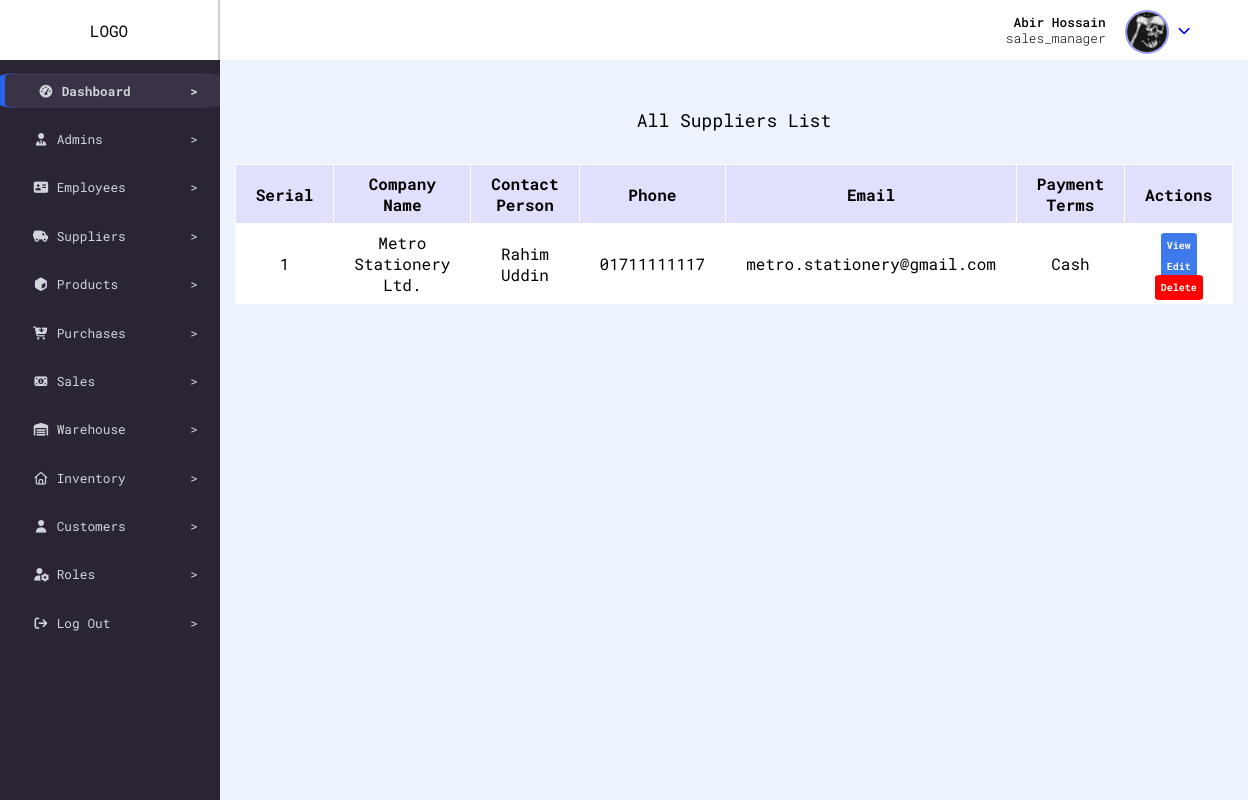
Before: /dashboard.php?view=all_suppliers (signed in) with the older database file.
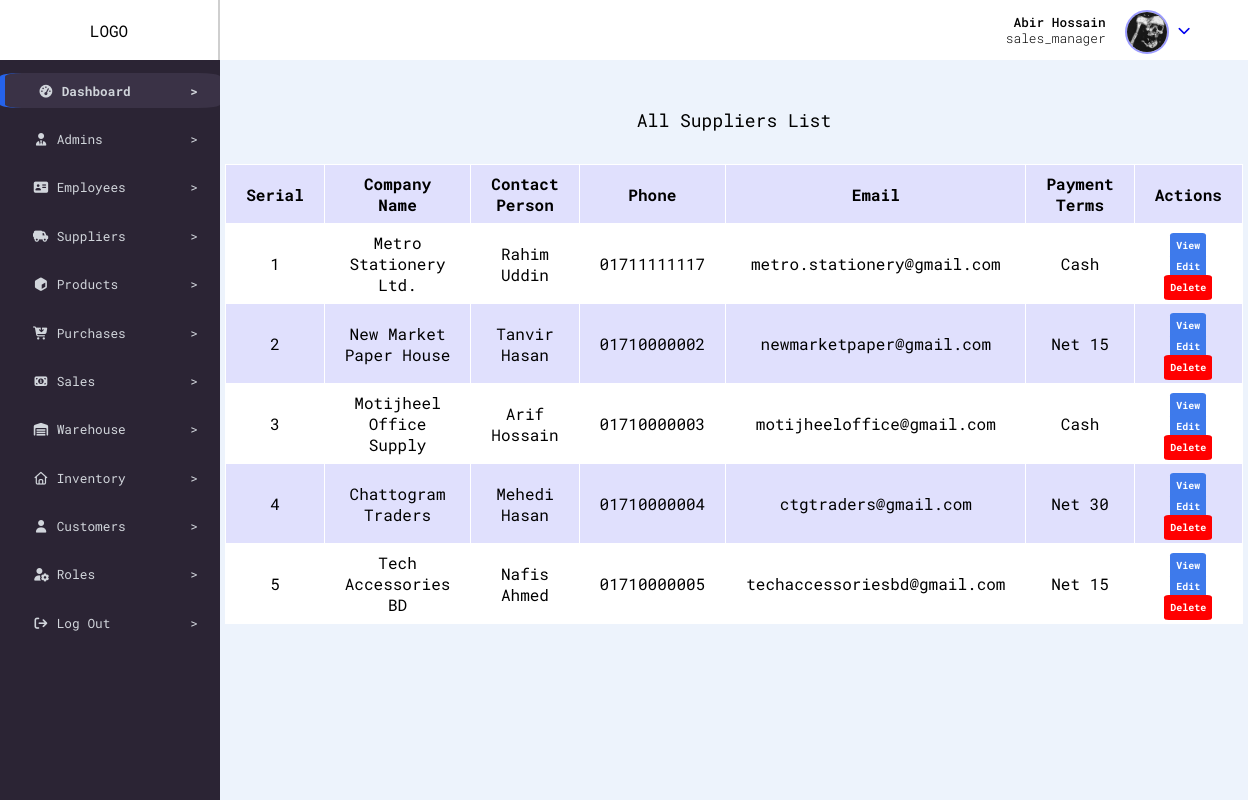
After: the same page with the newer database file.
### tables this page shows
CREATE TABLE `suppliers` (
  `supplier_id` int(11) NOT NULL,
  `company_name` varchar(65) DEFAULT NULL,
  `contact_person` varchar(35) NOT NULL,
  `phone` varchar(12) NOT NULL,
  `email` varchar(100) NOT NULL,
  `address` varchar(200) DEFAULT NULL,
  `payment_terms` varchar(25) DEFAULT NULL,
  `created_at` timestamp NOT NULL DEFAULT current_timestamp()
);

### config/db.config.php (called while the page is built)
<?php
function dbQuery(string $query){
  $host = 'localhost';
  $port = 3308;
  $dbname = 'sme_inventory';
  $username = 'root';
  $password = '';
  $pdo = new PDO("mysql:host={$host};port={$port};dbname={$dbname}",$username,$password,[
    PDO::ATTR_ERRMODE =>  PDO::ERRMODE_EXCEPTION
    ]);
    $stmt = $pdo->prepare($query);
    $stmt->execute();
    $result = $stmt->fetchAll(PDO::FETCH_ASSOC);
    return $result;
  }
  ?>

### views/all_suppliers.views.php (the view)
<div class="all_container">
  <div class="table_caption">
    All Suppliers List
  </div>
  <table>
    <tr>
      <th>Serial</th>
      <th>Company Name</th>
      <th>Contact Person</th>
      <th>Phone</th>
      <th>Email</th>
      <th>Payment Terms</th>
      <th>Actions</th>
    </tr>
    <?php
    $results = dbQuery("SELECT * FROM suppliers");
    for ($i = 1; $i <= count($results); $i++) :
    ?>
      <tr>
        <td><?= $i ?></td>
        <td>
          <?= $results[$i - 1]['company_name'] ?>
        </td>
        <td>
          <?= $results[$i - 1]['contact_person'] ?>
        </td>
        <td>
          <?= $results[$i - 1]['phone'] ?>
        </td>
        <td>
          <?= $results[$i - 1]['email'] ?>
        </td>
        <td>
          <?= $results[$i - 1]['payment_terms'] ?>
        </td>
        <td>
          <a href="supplier_profile.php?id=<?= $results[$i - 1]['supplier_id'] ?>">
            View
          </a>
          <a href="edit_supplier.php?id=<?= $results[$i - 1]['supplier_id'] ?>">
            Edit
          </a>
          <a class="delete_button" href="inc/delete_supplier.php?id=<?= $results[$i - 1]['supplier_id'] ?>">
            Delete
          </a>
        </td>
      </tr>
    <?php endfor; ?>
  </table>
</div>

### dashboard.php (shortened to what this page needs)
<?php
if (!empty($_SESSION['user_id'])) :
  include __DIR__ . '/views/header.php';
  include __DIR__ . '/config/db.config.php';
?>
  <?php
  $sidebarArr = [
    'Dashboard' => 'fa-solid fa-gauge-high',
    'Admins' => 'fa-solid fa-user-tie',
    'Employees' => 'fa-solid fa-address-card',
    'Suppliers' => 'fa-solid fa-truck-field',
    'Products' => 'fa-solid fa-cube',
    'Purchases' => 'fa-solid fa-cart-arrow-down',
    'Sales' => 'fa-solid fa-money-bill-1',
    'Warehouse' => 'fa-solid fa-warehouse',
    'Inventory' => 'fa-regular fa-house',
    'Customers' => 'fa-solid fa-user',
    'Roles' => 'fa-solid fa-user-gear',
    'Log Out' => 'fa-solid fa-arrow-right-from-bracket'
  ];
  $keys = array_keys($sidebarArr);
  ?>
  <div class="dashboard_container">
    <nav>
      <?php include __DIR__ . '/inc/navbar.inc.php' ?>
    </nav>
    <aside>
      <?php foreach ($keys as $key) : ?>
        <a href="<?= !empty($_GET['aside']) && $_GET['aside'] === $key ? 'dashboard.php' : '?aside=' . $key; ?>">
          <div class="item <?= $_SESSION['active_sidebar'] === $key ? 'active' : ''; ?>">
            <div>
              <i class="<?= $sidebarArr[$key]; ?>"></i>
              <?= $key; ?>
            </div>
            <span>></span>
          </div>
        </a>
      <?php endforeach; ?>
      <div class="empty_space">
      </div>
    </aside>
    <div class="main">
      <?php if (!empty($_GET['view']) && $_GET['view'] == 'all_suppliers') include __DIR__ . '/views/all_suppliers.views.php'; ?>
    </div>
  </div>
  </body>
  </html>
<?php else : header('Location: login.php');
  die();
endif; ?>

Changed rows visible on the page:
added suppliers: company_name "New Market Paper House", contact_person "Tanvir Hasan", phone "01710000002", email "newmarketpaper@gmail.com", payment_terms "Net 15"
added suppliers: company_name "Motijheel Office Supply", contact_person "Arif Hossain", phone "01710000003", email "motijheeloffice@gmail.com", payment_terms "Cash"
added suppliers: company_name "Chattogram Traders", contact_person "Mehedi Hasan", phone "01710000004", email "ctgtraders@gmail.com", payment_terms "Net 30"
added suppliers: company_name "Tech Accessories BD", contact_person "Nafis Ahmed", phone "01710000005", email "techaccessoriesbd@gmail.com", payment_terms "Net 15"
